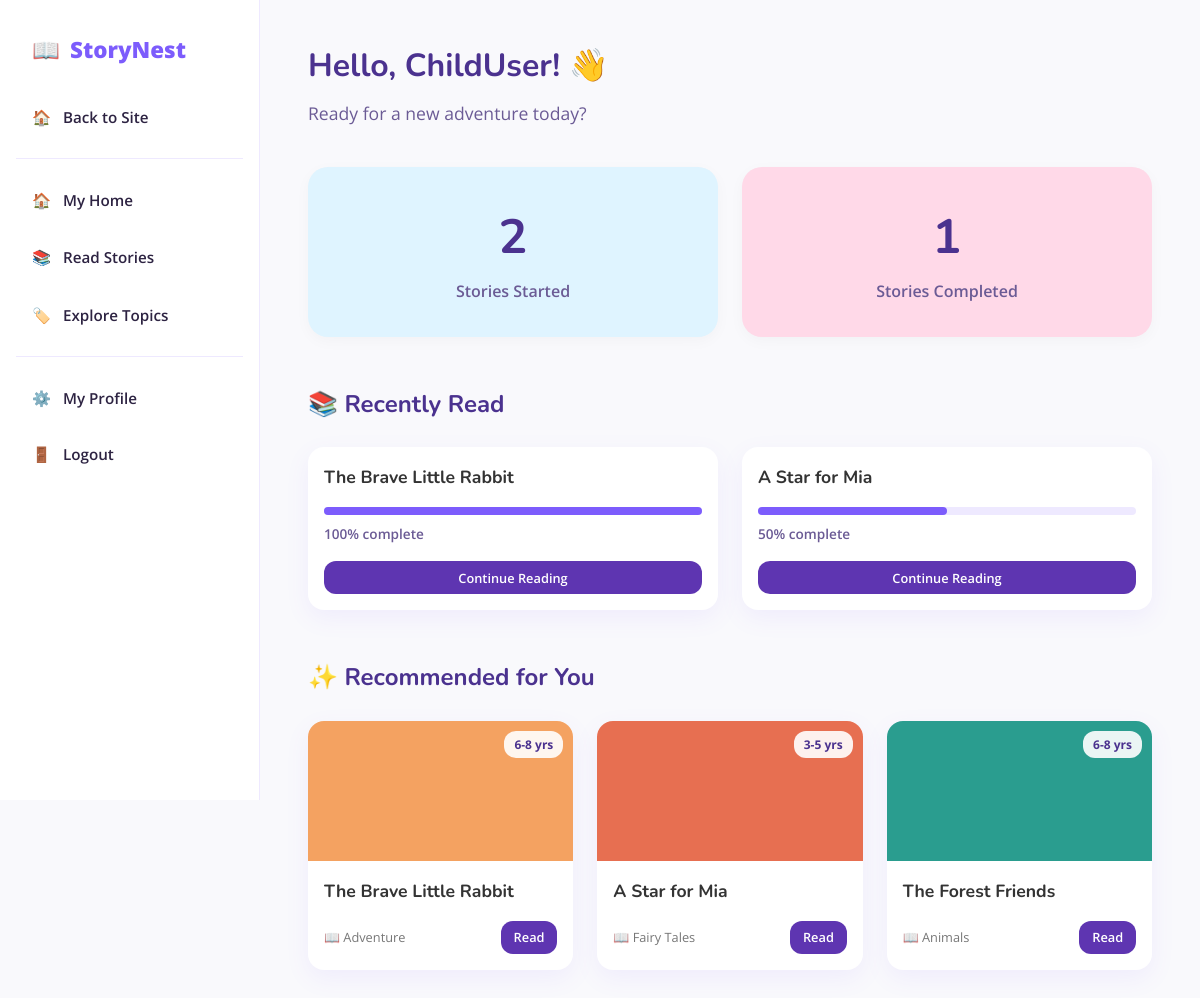
The page /public/index.php?page=dashboard (signed in) on the database its author committed.
### tables this page shows
CREATE TABLE readings (
    reading_id INT AUTO_INCREMENT PRIMARY KEY,
    story_id INT NOT NULL,
    user_id INT NOT NULL,
    read_at TIMESTAMP DEFAULT CURRENT_TIMESTAMP,
    progress_pct INT DEFAULT 0 CHECK (progress_pct >= 0 AND progress_pct <= 100),
    completed_at TIMESTAMP NULL,
    FOREIGN KEY (story_id) REFERENCES stories(story_id) ON DELETE CASCADE,
    FOREIGN KEY (user_id) REFERENCES users(user_id) ON DELETE CASCADE,
    UNIQUE KEY unique_active_reading (story_id, user_id)
);

CREATE TABLE stories (
    story_id INT AUTO_INCREMENT PRIMARY KEY,
    author_id INT NOT NULL,
    category_id INT NOT NULL,
    title VARCHAR(150) NOT NULL,
    thumbnail VARCHAR(255) NULL,
    body TEXT NOT NULL,
    age_group ENUM('3-5', '6-8', '9-12', '13+') NOT NULL,
    status ENUM('draft', 'published') DEFAULT 'draft',
    published_at TIMESTAMP NULL,
    created_at TIMESTAMP DEFAULT CURRENT_TIMESTAMP,
    updated_at TIMESTAMP DEFAULT CURRENT_TIMESTAMP ON UPDATE CURRENT_TIMESTAMP,
    FOREIGN KEY (author_id) REFERENCES users(user_id) ON DELETE CASCADE,
    FOREIGN KEY (category_id) REFERENCES categories(category_id) ON DELETE RESTRICT
);

CREATE TABLE categories (
    category_id INT AUTO_INCREMENT PRIMARY KEY,
    name VARCHAR(50) NOT NULL UNIQUE,
    description TEXT,
    created_at TIMESTAMP DEFAULT CURRENT_TIMESTAMP
);

### app/controllers/ReadingController.php (called while the page is built)
<?php
require_once BASE_PATH . '/app/models/Reading.php';
require_once BASE_PATH . '/app/models/Story.php';
class ReadingController {
    private $readingModel;
    private $storyModel;
    public function __construct() {
        $this->readingModel = new Reading();
        $this->storyModel = new Story();
    }
        public function childDashboard() {
        $userId = $_SESSION['user_id'];
        $readings = $this->readingModel->getByUser($userId);
        $completed = $this->readingModel->countCompleted($userId);
        $recommended = $this->storyModel->getPublished();
        require_once BASE_PATH . '/app/views/child/dashboard.php';
    }
}
?>

### app/includes/functions.php (called while the page is built, shortened)
<?php
function sanitize($data) {
    return htmlspecialchars($data, ENT_QUOTES, 'UTF-8');
}
?>

### config/database.php (called while the page is built, shortened)
<?php
function getDB() {
    static $pdo = null;
    if ($pdo === null) {
        try {
            $pdo = new PDO("mysql:host=" . DB_HOST . ";dbname=" . DB_NAME . ";charset=utf8mb4", DB_USER, DB_PASS, [
                PDO::ATTR_ERRMODE => PDO::ERRMODE_EXCEPTION,
                PDO::ATTR_DEFAULT_FETCH_MODE => PDO::FETCH_ASSOC,
                PDO::ATTR_EMULATE_PREPARES => false,
            ]);
        } catch (PDOException $e) {
            die("Database connection failed: " . $e->getMessage());
        }
    }
    return $pdo;
}
?>

### app/models/Reading.php (called while the page is built, shortened)
<?php
require_once __DIR__ . '/../../config/database.php';
class Reading {
    private $db;
    public function __construct() {
        $this->db = getDB();
    }
    public function getByUser($userId) {
        $stmt = $this->db->prepare("SELECT r.*, s.title, s.age_group, c.name as category FROM readings r JOIN stories s ON r.story_id = s.story_id JOIN categories c ON s.category_id = c.category_id WHERE r.user_id = ? ORDER BY r.read_at DESC");
        $stmt->execute([$userId]);
        return $stmt->fetchAll();
    }
    public function countCompleted($userId) {
        $stmt = $this->db->prepare("SELECT COUNT(*) FROM readings WHERE user_id = ? AND progress_pct >= 100");
        $stmt->execute([$userId]);
        return $stmt->fetchColumn();
    }
}
?>

### app/models/Story.php (called while the page is built, shortened)
<?php
require_once __DIR__ . '/../../config/database.php';
class Story {
    private $db;
    public function __construct() {
        $this->db = getDB();
    }
    public function getPublished($filters = []) {
        $sql = "SELECT s.*, u.username as author, c.name as category FROM stories s JOIN users u ON s.author_id = u.user_id JOIN categories c ON s.category_id = c.category_id WHERE s.status = 'published'";
        $params = [];
        $sql .= " ORDER BY s.published_at DESC";
        $stmt = $this->db->prepare($sql);
        $stmt->execute($params);
        return $stmt->fetchAll();
    }
}
?>

### app/views/child/dashboard.php (the view)
<?php
require_once BASE_PATH . '/app/includes/header.php';
require_once BASE_PATH . '/app/includes/sidebar.php';
?>
<div class="app-layout">
    <main class="app-content">
        <div style="margin-bottom: 2.5rem;">
            <h1 style="margin-bottom: 0.5rem; font-size: 2rem;">Hello, <?= sanitize($_SESSION['username']) ?>! 👋</h1>
            <p style="color: var(--text-light); font-size: 1.1rem;">Ready for a new adventure today?</p>
        </div>
        <div style="display: grid; grid-template-columns: 1fr 1fr; gap: 1.5rem; margin-bottom: 3rem;">
            <div style="background: var(--light-blue); padding: 2rem; border-radius: 20px; text-align: center; box-shadow: 0 4px 15px rgba(0,0,0,0.03);">
                <h3 style="font-size: 3rem; color: var(--dark-purple); margin-bottom: 0.2rem;"><?= count($readings) ?></h3>
                <p style="color: var(--text-light); font-weight: 600;">Stories Started</p>
            </div>
            <div style="background: var(--soft-pink); padding: 2rem; border-radius: 20px; text-align: center; box-shadow: 0 4px 15px rgba(0,0,0,0.03);">
                <h3 style="font-size: 3rem; color: var(--dark-purple); margin-bottom: 0.2rem;"><?= $completed ?></h3>
                <p style="color: var(--text-light); font-weight: 600;">Stories Completed</p>
            </div>
        </div>
        <h2 style="margin-bottom: 1.5rem; font-size: 1.5rem;">📚 Recently Read</h2>
        <div class="story-grid-4" style="margin-bottom: 3rem;">
            <?php if (empty($readings)): ?>
                <p style="color: var(--text-light); grid-column: 1 / -1;">You haven't read any stories yet. <a href="<?= BASE_URL ?>/index.php?page=stories" style="color: var(--primary-purple); font-weight: 700;">Explore stories now!</a></p>
            <?php else: ?>
                <?php foreach (array_slice($readings, 0, 4) as $r): ?>
                    <div class="story-card-modern">
                        <div class="card-content">
                            <h3><?= sanitize($r['title']) ?></h3>
                            <div style="margin: 1rem 0;">
                                <div style="width: 100%; height: 8px; background: var(--lavender); border-radius: 5px;">
                                    <div style="width: <?= $r['progress_pct'] ?>%; height: 100%; background: var(--primary-purple); border-radius: 5px;"></div>
                                </div>
                                <p style="font-size: 0.85rem; color: var(--text-light); margin-top: 0.5rem; font-weight: 600;"><?= $r['progress_pct'] ?>% complete</p>
                            </div>
                            <a href="<?= BASE_URL ?>/index.php?page=story&id=<?= $r['story_id'] ?>" class="btn-read" style="display: block; text-align: center; width: 100%;">Continue Reading</a>
                        </div>
                    </div>
                <?php endforeach; ?>
            <?php endif; ?>
        </div>
        <h2 style="margin-bottom: 1.5rem; font-size: 1.5rem;">✨ Recommended for You</h2>
        <div class="story-grid-4">
            <?php foreach (array_slice($recommended, 0, 4) as $index => $story): ?>
                <div class="story-card-modern">
                    <div class="card-image" style="background: <?= ['#f4a261', '#e76f51', '#2a9d8f', '#e9c46a'][$index % 4] ?>;">
                        <span class="age-badge"><?= sanitize($story['age_group']) ?> yrs</span>
                    </div>
                    <div class="card-content">
                        <h3><?= sanitize($story['title']) ?></h3>
                        <div class="card-footer">
                            <span class="category-tag">📖 <?= sanitize($story['category']) ?></span>
                            <a href="<?= BASE_URL ?>/index.php?page=story&id=<?= $story['story_id'] ?>" class="btn-read">Read</a>
                        </div>
                    </div>
                </div>
            <?php endforeach; ?>
        </div>
    </main>
</div>
</body>
</html>

### public/assets/css/style.css (style rules this page uses)
:root { --primary-purple: #7C5CFC; --dark-purple: #4B328F; --lavender: #EEE9FF; --soft-pink: #FFD9E8; --cream: #FFF9F0; --light-blue: #DFF4FF; --white: #FFFFFF; --text-dark: #2D2342; --text-light: #6B5B95; --font-heading: 'Nunito', sans-serif; --font-body: 'Open Sans', sans-serif; }
* { margin: 0; padding: 0; box-sizing: border-box; }
body { font-family: var(--font-body); background-color: var(--cream); color: var(--text-dark); line-height: 1.6; }
h1, h2, h3, h4 { font-family: var(--font-heading); color: var(--dark-purple); }
a { text-decoration: none; color: var(--primary-purple); }
.age-badge { position: absolute; top: 10px; right: 10px; background: var(--white); padding: 0.2rem 0.8rem; border-radius: 12px; font-size: 0.8rem; font-weight: bold; color: var(--primary-purple); }

### public/assets/css/dashboard.css (style rules this page uses)
.app-layout { display: flex; min-height: 100vh; background: #F9F9FC; }
.app-content { flex: 1; margin-left: 250px; padding: 2rem 3rem; }
.app-content { flex: 1; margin-left: 260px; padding: 2.5rem 3rem; min-height: 100vh; }

### public/assets/css/home.css (style rules this page uses)
.story-grid-4 { display: grid; grid-template-columns: repeat(auto-fit, minmax(240px, 1fr)); gap: 1.5rem; }
.story-card-modern { background: white; border-radius: 16px; overflow: hidden; box-shadow: 0 8px 24px rgba(124, 92, 252, 0.08); transition: transform 0.3s; }
.card-image { height: 140px; position: relative; display: flex; align-items: flex-start; justify-content: flex-end; padding: 10px; }
.age-badge { background: rgba(255, 255, 255, 0.9); color: #4B328F; padding: 4px 10px; border-radius: 12px; font-size: 0.75rem; font-weight: 700; }
.card-content { padding: 1rem; }
.card-content h3 { font-size: 1.1rem; color: #333; margin-bottom: 1rem; }
.card-footer { display: flex; justify-content: space-between; align-items: center; }
.category-tag { font-size: 0.8rem; color: #777; }
.btn-read { background: #5E35B1; color: white; padding: 0.4rem 0.8rem; border-radius: 12px; font-size: 0.8rem; text-decoration: none; font-weight: 600; }

### rows shown on the page
readings: story.title "The Brave Little Rabbit", progress_pct "100"
readings: story.title "A Star for Mia", progress_pct "50"
stories: age_group "6-8", title "The Brave Little Rabbit", category.name "Adventure"
stories: age_group "3-5", title "A Star for Mia", category.name "Fairy Tales"
stories: age_group "6-8", title "The Forest Friends", category.name "Animals"

### other values the page prints
APP_NAME "StoryNest"
$_SESSION['username'] "ChildUser"
count($readings) "2"
$completed "1"
